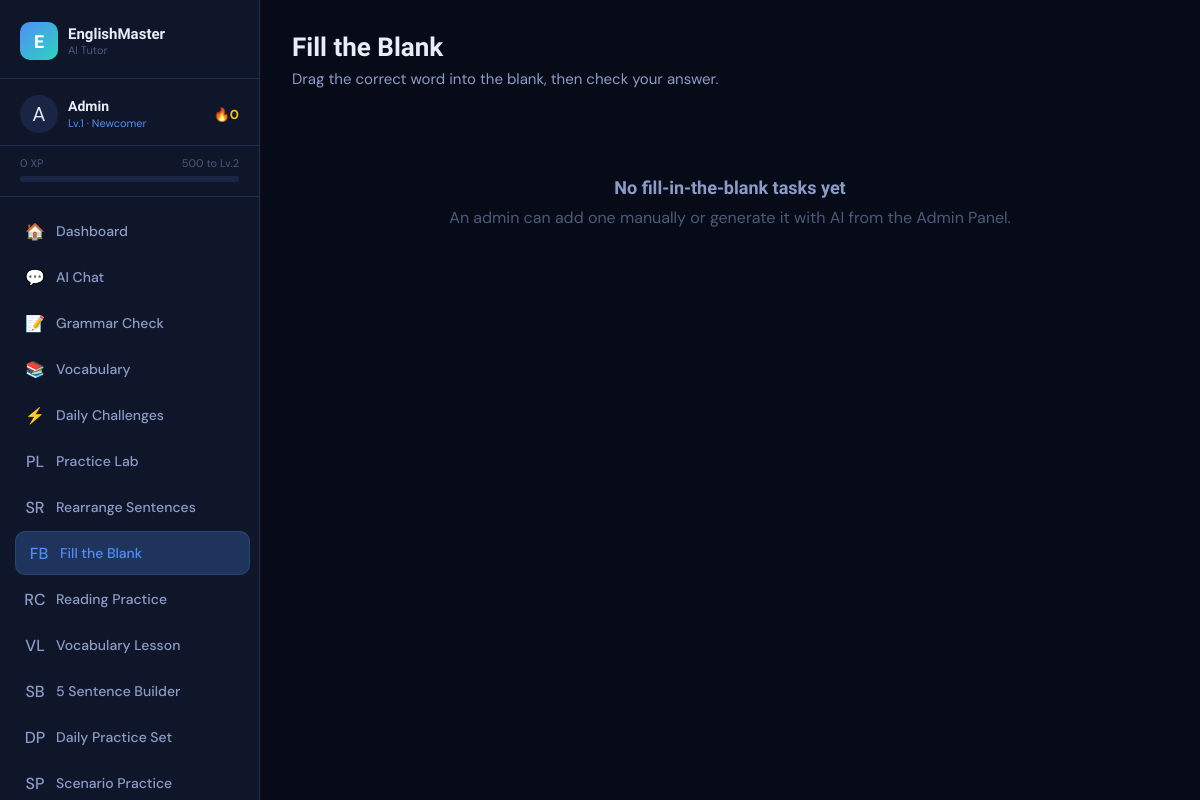
Before: /fill_blank.php (signed in) with the older database file.
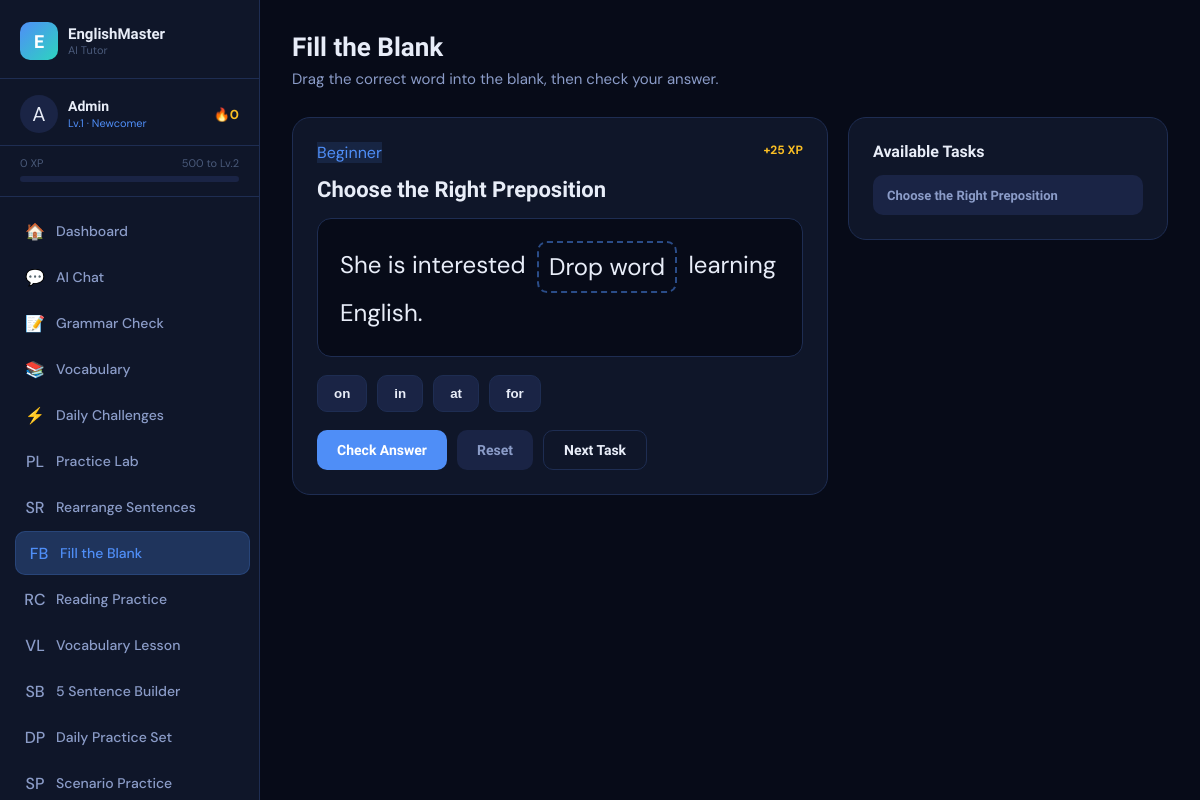
After: the same page with the newer database file.
### tables this page shows
CREATE TABLE IF NOT EXISTS practice_items (
    id INT AUTO_INCREMENT PRIMARY KEY,
    type ENUM('better_english','grammar_choice','vocabulary_quiz','writing_prompt','speaking_prompt','sentence_rearrangement','fill_blank','reading_comprehension','daily_challenge_set','scenario_roleplay','analytical_english','word_sentence_builder') NOT NULL DEFAULT 'better_english',
    title VARCHAR(200) NOT NULL,
    prompt TEXT NOT NULL,
    option_a TEXT,
    option_b TEXT,
    option_c TEXT,
    option_d TEXT,
    correct_option CHAR(1),
    answer_key TEXT,
    explanation TEXT,
    difficulty ENUM('beginner','intermediate','advanced') DEFAULT 'beginner',
    category VARCHAR(80) DEFAULT 'general',
    tags VARCHAR(255) DEFAULT '',
    audio_url VARCHAR(255) DEFAULT '',
    xp_reward INT DEFAULT 25,
    active TINYINT(1) DEFAULT 1,
    created_by INT NULL,
    created_at TIMESTAMP DEFAULT CURRENT_TIMESTAMP,
    FOREIGN KEY (created_by) REFERENCES users(id) ON DELETE SET NULL
);

### config.php (called while the page is built, shortened)
<?php
function clean($str) {
    return htmlspecialchars(strip_tags(trim($str)), ENT_QUOTES, 'UTF-8');
}
?>

### fill_blank.php (the view, shortened to what this page needs)
<?php
require_once 'config.php';
$db = db();
$id = (int)($_GET['id'] ?? 0);
$whereId = $id ? "AND id=$id" : "";
$item = $db->query("SELECT * FROM practice_items WHERE type='fill_blank' AND active=1 $whereId ORDER BY " . ($id ? "id" : "RAND()") . " LIMIT 1")->fetch_assoc();
$items = $db->query("SELECT id,title,difficulty FROM practice_items WHERE type='fill_blank' AND active=1 ORDER BY difficulty,title LIMIT 30");
include 'includes/header.php';
?>
<div class="page-header">
  <h1>Fill the Blank</h1>
  <p>Drag the correct word into the blank, then check your answer.</p>
</div>
<?php if (!$item): ?>
<div class="empty-state"><h3>No fill-in-the-blank tasks yet</h3><p>An admin can add one manually or generate it with AI from the Admin Panel.</p></div>
<?php else:
  $options = [];
  foreach (['A'=>'option_a','B'=>'option_b','C'=>'option_c','D'=>'option_d'] as $letter => $key) {
      if (!empty($item[$key])) $options[$letter] = $item[$key];
  }
  $sentenceHtml = clean($item['prompt']);
  $sentenceHtml = str_replace(['____','_____','{blank}','[blank]'], '<span id="blankDrop" class="blank-drop" data-answer="">Drop word</span>', $sentenceHtml);
?>
<div class="task-shell">
  <div class="card">
    <div class="challenge-header">
      <div><span class="ac-badge badge-blue"><?= clean(ucfirst($item['difficulty'])) ?></span></div>
      <div class="challenge-xp">+<?= (int)$item['xp_reward'] ?> XP</div>
    </div>
    <h2 style="font-size:22px;color:var(--text-1);margin:14px 0;"><?= clean($item['title']) ?></h2>
    <div class="blank-sentence"><?= $sentenceHtml ?></div>
    <div class="choice-bank" id="choiceBank">
      <?php foreach ($options as $letter => $word): ?>
      <button type="button" class="choice-chip" draggable="true" data-letter="<?= $letter ?>" data-word="<?= clean($word) ?>"><?= clean($word) ?></button>
      <?php endforeach; ?>
    </div>
    <div style="display:flex;gap:10px;flex-wrap:wrap;margin-top:18px;">
      <button class="btn btn-primary" type="button" onclick="checkBlank()">Check Answer</button>
      <button class="btn btn-ghost" type="button" onclick="resetBlank()">Reset</button>
      <a class="btn btn-outline" href="fill_blank.php">Next Task</a>
    </div>
  </div>
  <div class="card">
    <h3 style="font-size:16px;margin-bottom:14px;color:var(--text-1)">Available Tasks</h3>
    <div style="display:flex;flex-direction:column;gap:8px;">
      <?php while ($row = $items->fetch_assoc()): ?>
      <a class="btn btn-ghost btn-sm" style="justify-content:flex-start;" href="fill_blank.php?id=<?= (int)$row['id'] ?>"><?= clean($row['title']) ?></a>
      <?php endwhile; ?>
    </div>
  </div>
</div>
<?php endif; ?>
<?php include 'includes/footer.php'; ?>

Changed rows visible on the page:
added practice_items: difficulty "Beginner", xp_reward "25", title "Choose the Right Preposition", prompt "She is interested Drop word learning English.", option_a "on", option_c "at", option_d "for"
Other visible differences:
text no longer shown: "No fill-in-the-blank tasks yet An admin can add one manually or generate it with AI from the Admin Panel."
text now shown: "+ XP Check Answer Reset Next Task Available Tasks"
new list line: "in"
